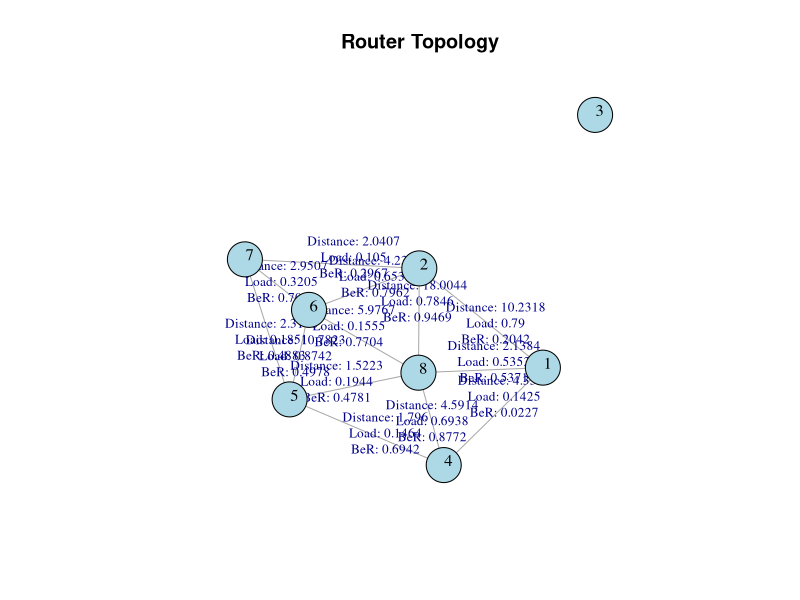
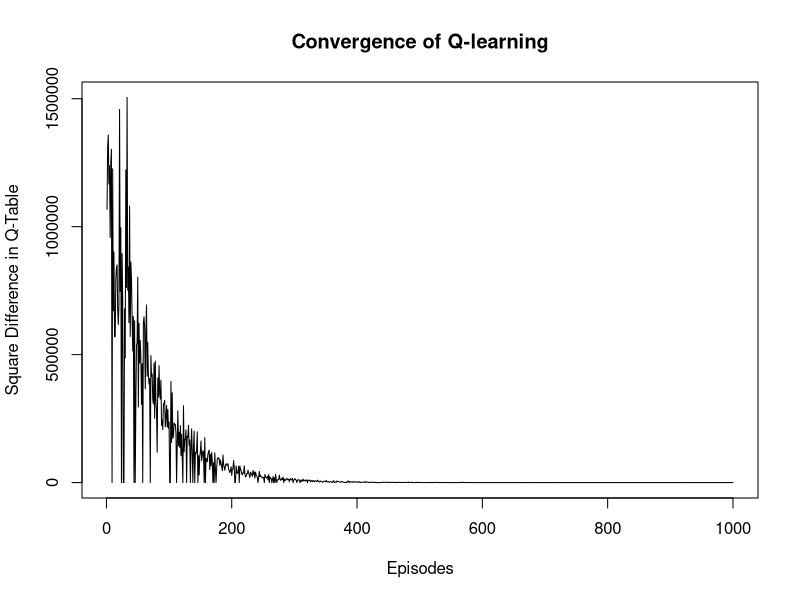

Generate these figures, in order, with R: (Note: this script raises an error after producing the figures.)
rm(list=ls())
library(igraph)


################################################################################
#                       GENERATION OF RANDOM ROUTERS
################################################################################
create_states <- function(){
  "This is a function designed to generate the routers"
  
  # Generate a random number of states:
  num_states = sample(6:20, 1)
  
  # Create the states:
  states <- paste0("s", 1:num_states)
  
  # Take generated values to the environment:
  assign("num_states", num_states, envir = .GlobalEnv)
  assign("states", states, envir = .GlobalEnv)
}


################################################################################
#        GENERATION OF RANDOM VALUES OF DISTANCE, LOAD AND Bit Error Rate
################################################################################
generate_random_values <- function(num_states, num_paths){
  "This is a function used to generate random values of distance, load and BeR"
  
  # Create an empty adjacency matrix:
  adj_matrix <- matrix(0, nrow = num_states, ncol = num_states)
  
  # Fill the adjacency matrix with random values (1 or 0) to represent connections
  # between routers:
  for (i in 1:num_states) {
    for (j in 1:num_states) {
      if (i != j) {
        connection <- sample(c(0, 1), 1)
        adj_matrix[i, j] <- connection
        adj_matrix[j, i] <- connection
      }
    }
  }
  
  # Create the 3D arrays for each of the variables (the dimensions are 
  # num_states x num_states x num_paths).
  distance_values <- array(NA, dim = c(num_states, num_states, num_paths))
  load_values <- array(NA, dim = c(num_states, num_states, num_paths))
  ber_values <- array(NA, dim = c(num_states, num_states, num_paths))
  
  # Fill the arrays:
  for (i in 1:(num_states-1)) {  
    for (j in (i+1):num_states) { 
      
      # If condition to check whether there is a connection between router i and j.
      if (adj_matrix[i,j] == 1) {  
        
        # This loop iterates through each possible path between the nodes i and j.
        for (k in 1:num_paths){
          
          # For each path, it generates random values for distance, load and BeR.
          km <- runif(1, min = 1, max = 20)
          load <- runif(1, min = 0, max = 1)
          BeR <- runif(1, min = 0, max = 1)
          
          # Assign values to the arrays for both connections due to symmetry:
          distance_values[i, j, k] <- km; distance_values[j, i, k] <- km
          load_values[i, j, k] <- load; load_values[j, i, k] <- load
          ber_values[i, j, k] <- BeR; ber_values[j, i, k] <- BeR
        }
      }
    }
  }
  
  # Take generated values to the environment:
  assign("adj_matrix", adj_matrix, envir = .GlobalEnv)
  assign("distance_values", distance_values, envir = .GlobalEnv)
  assign("load_values", load_values, envir = .GlobalEnv)
  assign("ber_values", ber_values, envir = .GlobalEnv)
  
  
  # Show generated values:
  cat("Distance values:\n")
  print(distance_values)
  cat("\n")
  cat("Load values:\n")
  print(load_values)
  cat("\n")
  cat("BeR values:\n")
  print(ber_values)
}


################################################################################
#                 SELECTION OF BEST PATHS (BASED ON PENALTIES)
################################################################################
calculate_total_cost <- function(distance_km, load, BeR) {
  "This is a function used to compute the total cost of a certain path based on
  distance, load and BeR values"
  
  propagation_delay = 5 * distance_km  # 5us for each km in the fiber.
  tranmission_queue_delay = 1/(1-load)  # 1us x (1/(1-load))
  
  # Penalization of BeR:
  if (BeR >= 10^-4 && BeR <= 1){
    ber_penalty = 1000
  } else if (BeR > 10^-5 && BeR < 10^-4){
    ber_penalty = 50
  } else {
    ber_penalty = 0
  }
  
  # Sum of penalties:
  return (propagation_delay + tranmission_queue_delay + ber_penalty)
}

select_best_paths <- function(num_states, num_paths, adj_matrix, distance_values, load_values, ber_values){
  "The main goal of this function is to go through all the possible paths from
  one router to another and select the one with the lowest cost"
  
  # Construct 4 matrices:
  # 1. cost_matrix: it will store the cost of the shortest paths.
  cost_matrix <- matrix(-Inf, nrow = num_states, ncol = num_states)
  
  # 2. chosen_distance: it will store the distance between routers that gave the
  # lowest cost.
  chosen_distance <- matrix(NA, nrow = num_states, ncol = num_states)
  
  # 3. chosen_load: it will store the load between routers that gave the
  # lowest cost.
  chosen_load <- matrix(NA, nrow = num_states, ncol = num_states)
  
  # 4. chosen_ber: it will store the BeR between routers that gave the
  # lowest cost.
  chosen_ber <- matrix(NA, nrow = num_states, ncol = num_states)
  
  # Traverse through every possible combination of nodes:
  for (i in 1:num_states) {
    for (j in 1:num_states) {
      
      # Check if routers i and j are connected:
      if (adj_matrix[i,j] == 1) {
        min_cost <- Inf
        chosen_path_k <- NA  # Track the path 'k' that gave the minimum cost
        
        # Iterate through each possible path:
        for (k in 1:num_paths) {
          
          #For each path k, this code retrieves its distance, load, and Bit
          # error rate (BeR) values from the 3D arrays:
          km_value <- distance_values[i, j, k]
          load_value <- load_values[i, j, k]
          ber_value <- ber_values[i, j, k]
          
          # Check if any of the values is NA:
          if (!anyNA(c(km_value, load_value, ber_value))){
            
            # Compute the cost of the given path:
            cost <- calculate_total_cost(km_value, load_value, ber_value)
            
            # If the computed cost of the path k is less than the current min_cost,
            # then min_cost is updated to this new value and the index k of this
            # path is stored in chosen_path_k:
            if (cost < min_cost) {
              min_cost <- cost
              chosen_path_k <- k 
            }
          }
        }
        
        # Assign the cost to the path and store the respective km, load, and BeR values:
        cost_matrix[i, j] <- -min_cost
        if (!is.na(chosen_path_k)) {
          chosen_distance[i, j] <- distance_values[i, j, chosen_path_k]
          chosen_ber[i, j] <- ber_values[i, j, chosen_path_k]
          chosen_load[i, j] <- load_values[i, j, chosen_path_k]
        }
      }
    }
  }
  
  # Take generated values to the environment:
  assign("cost_matrix", cost_matrix, envir = .GlobalEnv)
  assign("chosen_distance", chosen_distance, envir = .GlobalEnv)
  assign("chosen_ber", chosen_ber, envir = .GlobalEnv)
  assign("chosen_load", chosen_load, envir = .GlobalEnv)
  
  # Show generated values:
  cat("Cost matrix:\n")
  print(cost_matrix)
  cat("\n")
  cat("Distance of the cheapest paths:\n")
  print(chosen_distance)
  cat("\n")
  cat("Loads of the cheapest paths:\n")
  print(chosen_load)
  cat("\n")
  cat("BeR of the cheapest paths:\n")
  print(chosen_ber)
  cat("\n")
}


################################################################################
#                             REPRESENT THE TOPOLOGY
################################################################################
plot_topology <- function(adj_matrix, chosen_distance, chosen_load, chosen_ber){
  "This is a function used to plot the topology of the current environment"
  
  # Create the graph:
  g <- graph_from_adjacency_matrix(adjmatrix=adj_matrix, mode="undirected", weighted=NULL, diag=FALSE)
  
  # Create the edge labels to show in the graph the distance, load and BeR values
  # of each connection between each router:
  edge_labels = c()
  for (i in 1:(num_states-1)){
    for (j in (i+1):num_states){
      if (adj_matrix[i,j] == 1){
        label <- paste(
          "Distance:", round(chosen_distance[i,j], 4), 
          "\nLoad:", round(chosen_load[i,j], 4), 
          "\nBeR:", round(chosen_ber[i,j], 4),
          "\n"
        )
        edge_labels = c(edge_labels, label)
      }
    }
  }
  
  # Plot the graph:
  plot(g, 
       layout = layout_with_fr,
       vertex.color = "lightblue", 
       vertex.size = 20, 
       vertex.label.color = "black",
       vertex.label.cex = 1,
       vertex.label.dist = 0.5,
       edge.label.cex = 0.8,
       edge.label = edge_labels,
       main = "Router Topology") 
}


################################################################################
#                  SOLVE THE PROPOSED SCENARIO USING Q-LEARNING
################################################################################
solve_scenario_qlearning <- function(num_states, adj_matrix, alpha, gamma, epsilon, num_episodes, cost_matrix){
  "This is a function that has the goal of solving a specific scenario using Q-learning"
  
  # Initialize a Q-table with all zeros. Then, any entry in the Q-table that
  # corresponds to a pair of nodes that aren't directly connected is set to
  # negative infinity to ensure those actions are not chosen.
  Q_table <- matrix(0, nrow = num_states, ncol = num_states)
  Q_table[adj_matrix == 0] <- -Inf
  
  # Track the squared difference between Q-tables of consecutive episodes:
  q_table_differences <- numeric(num_episodes)
  previous_q_table <- matrix(0, nrow = num_states, ncol = num_states)
  previous_q_table[adj_matrix == 0] <- -Inf  # Initialize with -Inf for invalid actions
  
  # Declare a variable to know in which episode the process converged:
  convergence_episode <- NULL
  
  # Start a loop over a specified number of episodes. In each episode, the agent
  # will navigate through the network to learn the optimal path:
  for (episode in 1:num_episodes) {
    
    # Randomly choose a starting state:
    state <- sample(1:num_states, 1)  
    
    # This list will keep track of all nodes the agent visits in this episode to
    # avoid loops.
    visited_nodes <- c(state)
    
    while (TRUE) {  
      possible_actions <- which(adj_matrix[state, ] == 1)
      
      # Epsilon-greedy Strategy: with probability epsilon, the agent chooses a
      # a random action from the available ones (exploration), and with probability
      # 1-epsilon, the agent chooses the action with the highest current Q-value
      # (exploitation).
      
      # A random number between 0 and 1 is generated: is it less than epsilon?
      # Then explore; otherwise? Exploit.
      if (runif(1) < epsilon) {
        # Exploration:
        valid_actions <- setdiff(possible_actions, visited_nodes)
        if (length(valid_actions) == 0) {
          break
        }
        action <- sample(valid_actions, 1)
        
        # Exploitation:
      } else {
        valid_actions <- setdiff(possible_actions, visited_nodes)
        if (length(valid_actions) == 0) {
          break
        }
        action_values <- Q_table[state, valid_actions]
        action_index <- which.max(action_values)
        action <- valid_actions[action_index]
      }
      
      # Update visited nodes:
      visited_nodes <- c(visited_nodes, action)
      
      # Finally: 
      # 1. Get a reward for the chosen action from the cost_matrix:
      reward <- cost_matrix[state, action] # agent tries to maximize its reward by minimizing the cost
      
      # 2. Calculate the expected reward by considering the maximum Q-value from
      # the next state (action), discounted by gamma.
      future_reward <- gamma * max(Q_table[action, ])
      
      # 3. Use the Q-learning formula to update the Q-value in the Q-table for
      # the current state and action.
      Q_table[state, action] <- (1-alpha)*Q_table[state, action] + alpha*(reward + future_reward)
      
      # The agent moves to the next state, which corresponds to the action it chose:
      state <- action  
    }
    
    # Track the squared difference for finite values:
    differences <- (abs(Q_table - previous_q_table))^2
    
    # By excluding the "Inf" values when calculating the error, we ensure that
    # we get a more representative measure of how much the Q-table has truly
    # changed in areas that can learn and change. It's a way to focus on the 
    # aspects of the Q-table that are relevant to the learning process.
    q_table_differences[episode] <- sum(differences[is.finite(differences)])
    previous_q_table <- Q_table
  }
  
  # Check the episode in which Q-learning converges:
  #   1. Define the threshold:
  convergence_threshold <- 0.01
  
  #   2. Find the episode of convergence by iterating backwards:
  convergence_episode <- num_episodes  # start assuming it converged at the last episode
  for (i in seq(num_episodes, 1, by=-1)) {
    if (q_table_differences[i] > convergence_threshold) {
      break
    }
    convergence_episode <- i
  }
  
  # Take generated values to the environment:
  assign("Q_table", Q_table, envir = .GlobalEnv)
  assign("q_table_differences", q_table_differences, envir = .GlobalEnv)
  assign("convergence_episode", convergence_episode, envir = .GlobalEnv)
  
  # Show generated values:
  cat("Q-Table values:\n")
  print(Q_table)
  plot(q_table_differences, type="l", xlab="Episodes",
       ylab="Square Difference in Q-Table",
       main="Convergence of Q-learning")
  cat("Convergence detected at episode:", convergence_episode, "\n")
}


################################################################################
#                                   BEST PATH
################################################################################
get_best_path_after_learning <- function(Q_table, start_node, end_node, adj_matrix) {
  "Gives the best route from a starting node to a destination node based on the highest cumulative reward (lowest negative reward)"
  
  # Obtain the number of states using the Q-table:
  num_states <- nrow(Q_table)
  
  # Initialize distance, previous node and visited variables:
  # 1. distance: It represents the shortest known distance (or, in this case,
  #   the highest cumulative reward) from the start_node to every other node.
  distance <- rep(Inf, num_states)
  
  # 2. previous: This vector keeps track of the previous node on the best path
  #   from the start_node to every other node. It's used for backtracking to find
  #   the best path once Dijkstra's algorithm completes.
  previous <- rep(0, num_states)
  
  # 3. visited: This vector is a boolean flag for each state/node indicating
  #   if it has been visited (considered) in Dijkstra's algorithm. It ensures we
  #   don't reconsider nodes we've already processed.
  visited <- rep(FALSE, num_states)
  
  # Start node distance is 0:
  distance[start_node] <- 0
  
  # Find the shortest path using Dijkstra's algorithm with negative rewards:
  for (i in 1:num_states) {
    # Find the node with the minimum distance among unvisited nodes:
    min_distance <- Inf
    min_index <- -1
    
    for (v in 1:num_states) {
      # The inner loop iterates over all nodes to find the node with the minimum 
      # distance (highest reward in our case) that hasn't been visited. This node
      # is represented by min_index.
      if (!visited[v] && distance[v] < min_distance) {
        min_distance <- distance[v]
        min_index <- v
      }
    }
    
    if (min_index == -1) {
      # If min_index remains as -1, it indicates that there are no more reachable
      # nodes left to consider. Thus, we can break out of the outer loop.
      break
    }
    
    # Mark node as visited:
    visited[min_index] <- TRUE
    
    for (v in 1:num_states) {
      # This second inner loop checks each neighboring node v of the current
      # min_index node.
      
      if (!visited[v] && adj_matrix[min_index, v] == 1) {
        # This condition ensures that the neighbor v has not been visited and
        # is directly connected to the current node.
        
        alt <- distance[min_index] + (-Q_table[min_index, v])
        # For each valid neighbor, the algorithm calculates an alternate distance (alt),
        # which is the sum of the current node's distance and the negative Q-value
        # (negative to transform reward into cost).
        
        if (alt < distance[v]) {
          # If this alternate distance is less than the currently known distance
          # to the neighbor, then:
          #   1. The distance for the neighboring node v is updated with this new value.
          #   2. The previous vector for the neighbor v is set to the current node (min_index),
          #     indicating the current node is the best predecessor for the neighbor
          #     on the shortest path from the start node.
          distance[v] <- alt
          previous[v] <- min_index
        }
      }
    }
  }
  
  # Reconstruct the path from end_node to start_node. The path is initialized 
  # with the end_node because we're going to backtrack from our destination
  # (end_node) to our starting point (start_node). 
  path <- c(end_node)
  current_node <- end_node
  while (current_node != start_node) {
    # The loop continues as long as the current_node isn't the start_node, which
    # means we haven't reached the beginning of our path yet.
    
    # This line looks up the previous array to find the predecessor of the
    # current_node. The previous array contains the best predecessor for each
    # node as determined by the Dijkstra's algorithm:
    current_node <- previous[current_node]
    
    # Add node to path:
    path <- c(current_node, path)
  }
  
  # Take generated values to the environment:
  assign("path", path, envir = .GlobalEnv)
  
  # Show generated values:
  cat("Path from ", start_node, " to ", end_node, " (based on highest cumulative reward):\n")
  print(path)
}


################################################################################
#                 INVOKE THE FUNCTIONS AND SOLVE RANDOM SCENARIO
################################################################################
# Define some general variables:
num_paths = 2
alpha = 0.5
gamma = 0.9
epsilon = 0.1
num_episodes = 1000

# STEP 1: Create the routers.
create_states()

# STEP 2: Generate the paths.
generate_random_values(num_states, num_paths)

# STEP 3: Select the best paths based on lowest costs.
select_best_paths(num_states, num_paths, adj_matrix, distance_values, load_values, ber_values)

# STEP 4: Plot the topology.
plot_topology(adj_matrix, chosen_distance, chosen_load, chosen_ber)

# STEP 5: Use Q-learning to explore the environment,
solve_scenario_qlearning(num_states, adj_matrix, alpha, gamma, epsilon, num_episodes, cost_matrix)

# Obtain the path to from every node to every other node:
for (i in 1:num_states){
  for (j in 1:num_states){
    if (i != j){
      get_best_path_after_learning(Q_table, start_node = i, end_node = j, adj_matrix)
      cat("\n")
    }
  }
}
